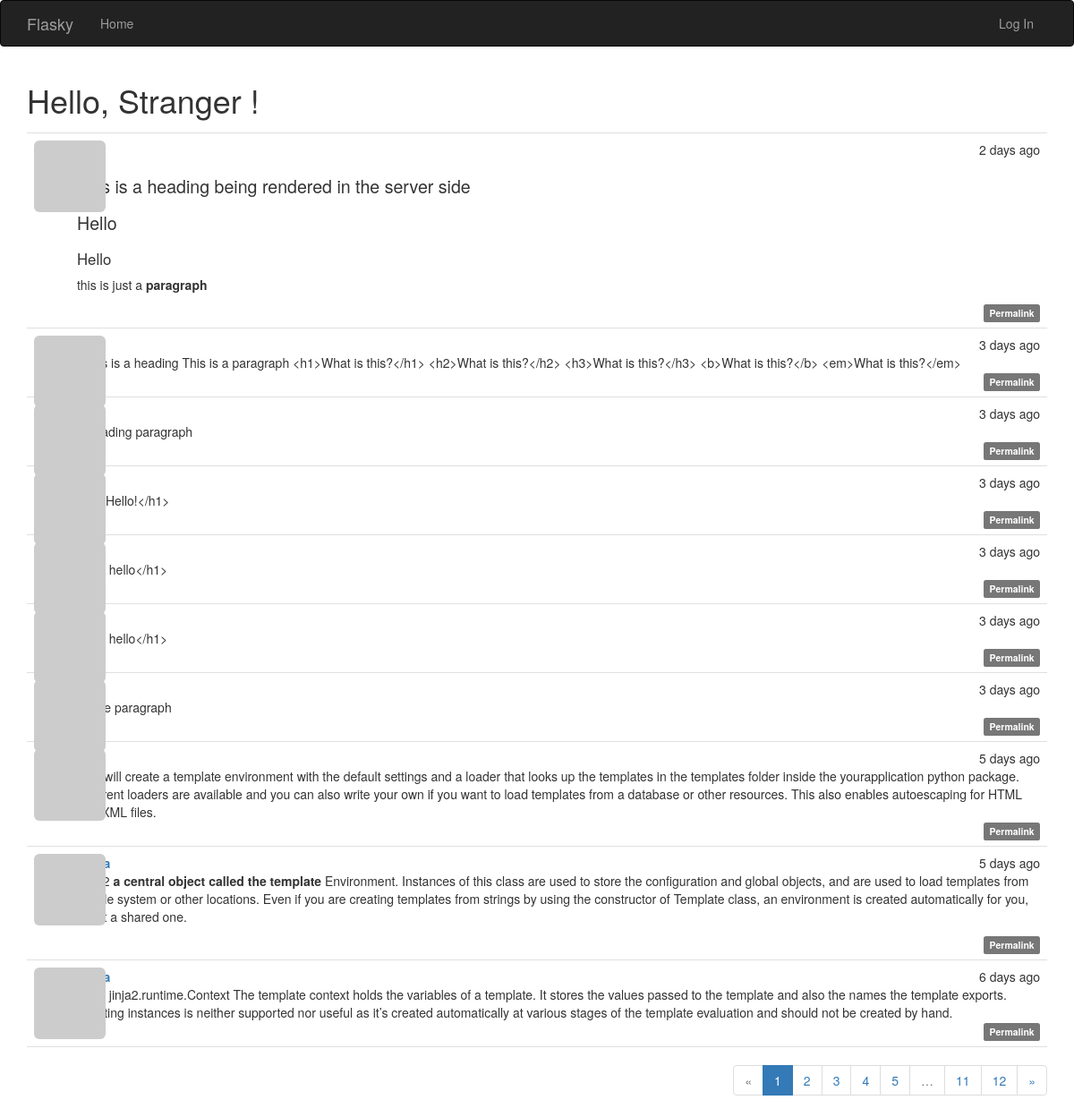
The page / on the database its author committed.
### app/models.py (models this page shows, shortened)
class Post(db.Model):
    __tablename__ = 'posts'
    id = db.Column(db.Integer, primary_key=True)
    body = db.Column(db.Text)
    body_html = db.Column(db.Text)
    timestamp = db.Column(db.DateTime, index=True, default=datetime.utcnow)
    author_id = db.Column(db.Integer, db.ForeignKey('users.id'))

### app/main/views.py (the view)
@main.route('/', methods=['GET', 'POST'])
def index():
    form = PostForm()
    if current_user.can(Permission.WRITE_ARTICLES) and \
            form.validate_on_submit():
        post = Post(body=form.body.data,
                    author=current_user._get_current_object())
        db.session.add(post)
        return redirect(url_for('.index'))
    page = request.args.get('page', 1, type=int)
    pagination = Post.query.order_by(Post.timestamp.desc()).paginate(
        page, per_page=current_app.config['FLASKY_POSTS_PER_PAGE'],
        error_out=False)
    posts = pagination.items
    return render_template('index.html', form=form, posts=posts,
                           pagination=pagination)

### app/auth/views.py (called while the page is built)
@auth.before_app_request
def before_request():
    if current_user.is_authenticated:
        current_user.ping()
        if not current_user.confirmed \
                and request.endpoint \
                and request.endpoint[:5] != 'auth.' \
                and request.endpoint != 'static':
            return redirect(url_for('auth.unconfirmed'))

### app/main/__init__.py (called while the page is built)
@main.app_context_processor
def inject_permissions():
    return dict(Permission=Permission)

### app/models.py (called while the page is built)
    def gravatar(self, size=100, default='identicon', rating='g'):
        if request.is_secure:
            url = 'https://secure.gravatar.com/avatar'
        else:
            url = 'http://www.gravatar.com/avatar'
        hash = self.avatar_hash or hashlib.md5(
            self.email.encode('utf-8')).hexdigest()
        return '{url}/{hash}?s={size}&d={default}&r={rating}'.format(
            url=url, hash=hash, size=size, default=default, rating=rating)

    def can(self, permissions):
        return False

    def is_administrator(self):
        return False

### app/templates/index.html (shortened to what this page needs)
{% extends "base.html" %}
{% import "bootstrap/wtf.html" as wtf %}
{% import "_macros.html" as macros %}
{% block page_content %}
<div class="page_header">
  <h1>Hello,
    {% if current_user.is_authenticated %}
      {{ current_user.username }}
    {% else %}
      Stranger
    {% endif %}
    !</h1>
</div>
{% include '_posts.html' %}
{% if pagination %}
<div class="pagination">
  {{ macros.pagination_widget(pagination, '.index') }}
</div>
{% endif %}
{% endblock %}

### app/templates/_posts.html (shortened to what this page needs)
<ul class="posts">
  {% for post in posts %}
  <li class="post">
    <div class="post-thumbnail">
      <a href="{{ url_for('.user', username=post.author.username) }}">
        <img class="img-rounded profile-thumbnail" src="{{
        post.author.gravatar(size=40) }}">
      </a>
    </div>
    <div class="post-content">
      <div class="post-date">{{ moment(post.timestamp).fromNow() }}</div>
      <div class="post-author">
        <a href="{{ url_for('.user', username=post.author.username) }}">
        </a>
      </div>
      <div class="post-body">
        {% if post.body_html %}
          {{ post.body_html | safe }}
        {% else %}
          {{ post.body }}
        {% endif %}
      </div>
      <div class="post-footer">
        <a href="{{ url_for('.post', id=post.id) }}">
          <span class="label label-default">Permalink</span>
        </a>
      </div>
    </div>
  </li>
  {% endfor %}
</ul>

### app/static/styles.css (style rules this page uses)
.profile-thumbnail { position: absolute; }
ul.posts { list-style-type: none; padding: 0px; margin: 16px 0px 0px 0px; border-top: 1px solid #e0e0e0; }
ul.posts li.post { padding: 8px; border-bottom: 1px solid #e0e0e0; }
div.post-date { float: right; }
div.post-author { font-weight: bold; }
div.post-thumbnail { position: absolute; }
div.post-content { margin-left: 48px; min-height: 48px; }
div.post-footer { text-align: right; }
div.pagination { width: 100%; text-align: right; padding: 0px; margin: 0px; }
.post-body h1 { font-size: 140%; }
.post-body h3 { font-size: 120%; }
a { text-decoration:none; }

### rows shown on the page
Post: timestamp "2 days ago", body_html "This is a heading being rendered in the server side Hello Hello this is just a paragraph"
Post: timestamp "3 days ago", body "#This is a heading This is a paragraph <h1>What is this?</h1> <h2>What is this?</h2> <h3>What is this?</h3> <b>What is this?</b> <em>What is this?</em>"
Post: timestamp "3 days ago", body "# heading paragraph"
Post: timestamp "3 days ago", body "<h1>Hello!</h1>"
Post: timestamp "3 days ago", body "<h1> hello</h1>"
Post: timestamp "3 days ago", body "<h1> hello</h1>"
Post: timestamp "3 days ago", body "# Title paragraph"
Post: timestamp "5 days ago", body "This will create a template environment with the default settings and a loader that looks up the templates in the templates folder inside the yourapplication python package. Different loaders are available and you can also write your own if you want to load templates from a database or other resources. This also enables autoescaping for HTML and XML files."
Post: timestamp "5 days ago", body_html "a central object called the template Environment. Instances of this class are used to store the configuration and global objects, and are used to load templates from the file system or other locations. Even if you are creating templates from strings by using the constructor of Template class, an environment is created automatically for you, albeit a shared one."
Post: timestamp "6 days ago", body "class jinja2.runtime.Context The template context holds the variables of a template. It stores the values passed to the template and also the names the template exports. Creating instances is neither supported nor useful as it’s created automatically at various stages of the template evaluation and should not be created by hand."

### other values the page prints
{{ p }} "1"
{{ p }} "2" "3" "4" "5" "11" "12"
